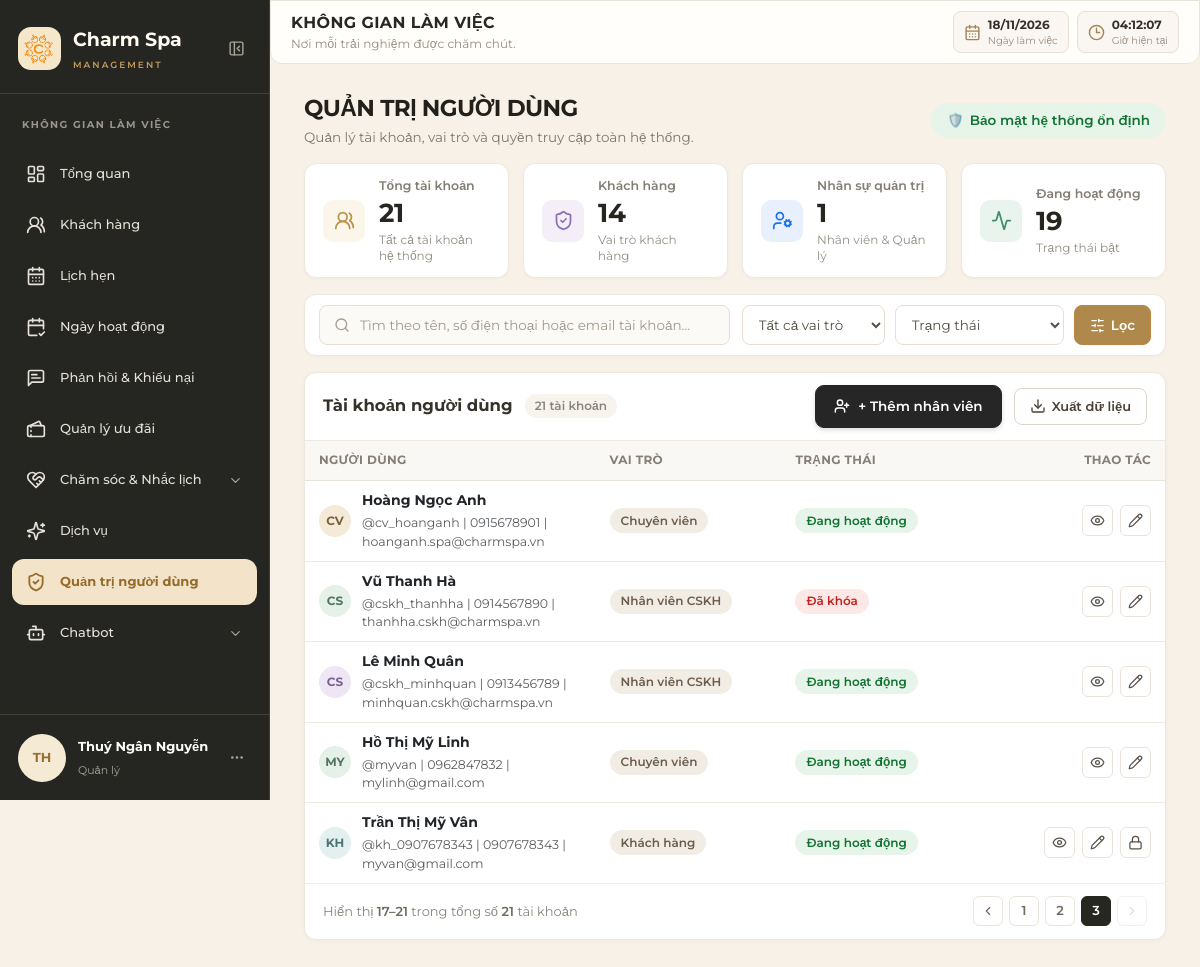
Page /customer/staff/account_list/?page=3 (signed in) on the earlier database version.
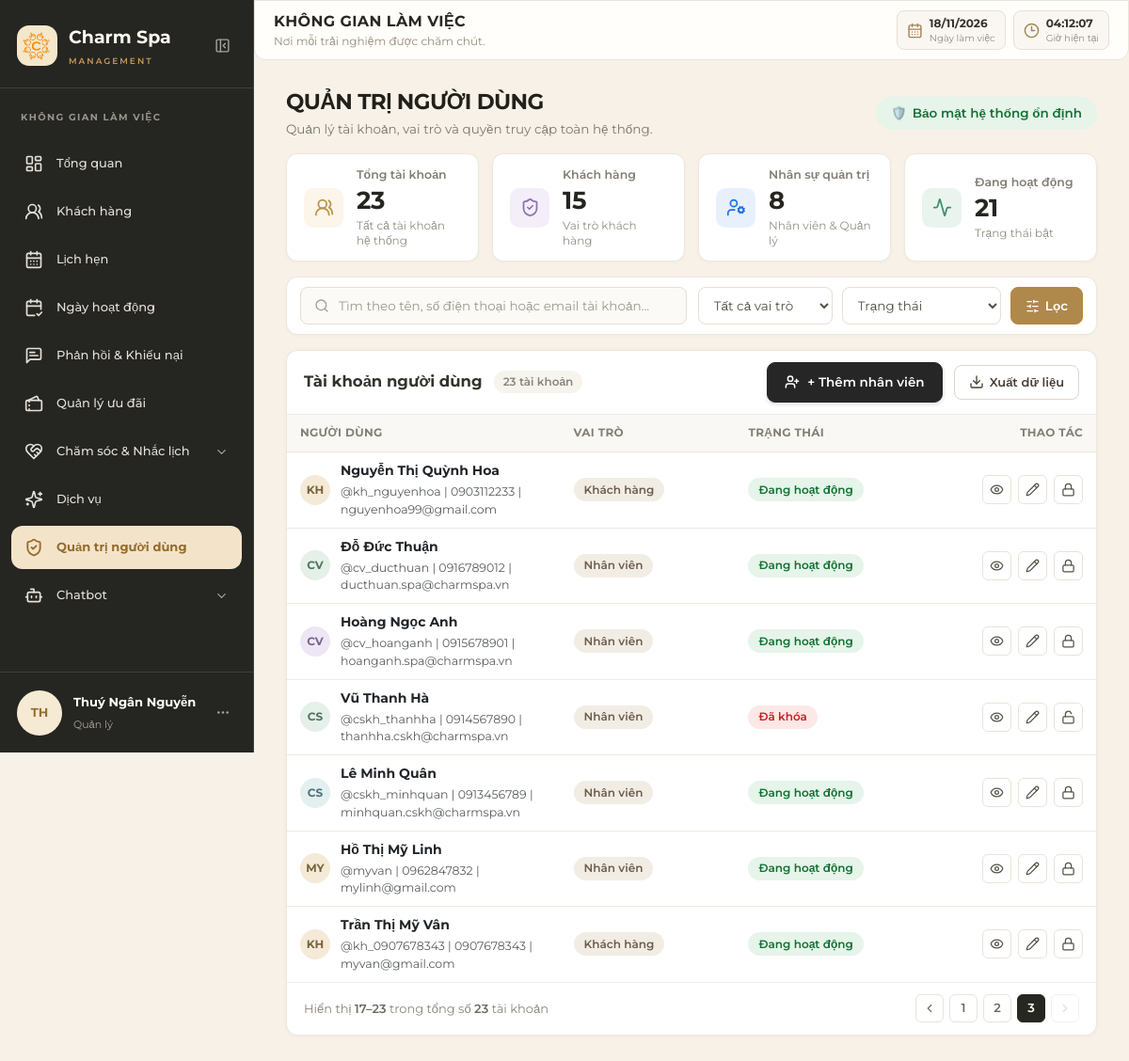
Same page on the later database version.
### accounts/models.py (models this page shows, shortened)
class TaiKhoan(models.Model):
    ma_tk = models.CharField(max_length=10, primary_key=True, verbose_name="Mã tài khoản")
    user = models.OneToOneField(settings.AUTH_USER_MODEL, on_delete=models.PROTECT, related_name="thong_tin_tai_khoan",
                                verbose_name="Tài khoản đăng nhập")
    so_dien_thoai = models.CharField(max_length=15, unique=True, verbose_name="Số điện thoại")
    vai_tro = models.CharField(max_length=20, choices=ROLE_CHOICES, verbose_name="Vai trò")
    ngay_tao = models.DateTimeField(auto_now_add=True, verbose_name="Ngày tạo")
    ngay_cap_nhat = models.DateTimeField(auto_now=True, verbose_name="Ngày cập nhật")
    class Meta:
        db_table = "TAI_KHOAN"
        verbose_name = "Tài khoản"
        verbose_name_plural = "Quản lý tài khoản"

class NhanVien(models.Model):
    ma_nv = models.CharField(max_length=20, primary_key=True, verbose_name="Mã nhân viên")
    ma_tk = models.OneToOneField(TaiKhoan, on_delete=models.PROTECT, related_name="ho_so_nhan_vien",
                                 verbose_name="Tài khoản")
    ho_ten = models.CharField(max_length=100, verbose_name="Họ tên nhân viên")
    gioi_tinh = models.CharField(max_length=10, choices=[("Nam", "Nam"), ("Nữ", "Nữ"), ("Khác", "Khác")],
                                 verbose_name="Giới tính")
    ngay_sinh = models.DateField(verbose_name="Ngày sinh")
    class Meta:
        db_table = "NHAN_VIEN"
        verbose_name = "Nhân viên"
        verbose_name_plural = "Quản lý nhân viên"

### customers/models.py (models this page shows, shortened)
class KhachHang(models.Model):
    ma_kh = models.CharField(max_length=20, primary_key=True, verbose_name="Mã khách hàng")
    ma_tk = models.OneToOneField(TaiKhoan, on_delete=models.CASCADE, null=True, blank=True, verbose_name="Tài khoản", related_name="ho_so_khach_hang")
    ma_tv = models.ForeignKey(HangThanhVien, on_delete=models.SET_NULL, null=True, blank=True, verbose_name="Hạng thành viên")
    ho_ten = models.CharField(max_length=100, verbose_name="Họ và tên")
    ngay_sinh = models.DateField(null=True, blank=True, verbose_name="Ngày sinh")
    gioi_tinh = models.CharField(max_length=10, choices=[("Nam", "Nam"), ("Nữ", "Nữ"), ("Khác", "Khác")], null=True, blank=True, verbose_name="Giới tính")
    diem_tich_luy_kh = models.IntegerField(default=0, verbose_name="Điểm tích lũy")
    class Meta:
        db_table = "KHACH_HANG"
        verbose_name = "Khách hàng"
        verbose_name_plural = "Quản lý khách hàng"

### customers/views.py (the view, shortened to what this page needs)
# urls.py: path('staff/account_list/', views.staff_account_list_view, name='staff_account_list'),
@login_required(login_url='/accounts/dang_nhap/')
@user_passes_test(is_staff_user, login_url='/home/customer/')
def staff_account_list_view(request, add_staff_form=None, show_add_modal=False):
    if not is_account_manager_user(request.user):
        raise PermissionDenied("Chức năng Quản trị người dùng chỉ dành cho Quản lý.")
    query = request.GET.get('q', '').strip()
    vai_tro = request.GET.get('vai_tro', '').strip()
    trang_thai = request.GET.get('trang_thai', '').strip()
    ngay_tao_loc = request.GET.get('ngay_tao', '').strip()
    base_qs = _website_accounts_queryset()
    tai_khoan_list = base_qs.select_related(
        'user', 'ho_so_nhan_vien', 'ho_so_khach_hang'
    )
    if vai_tro:
        vai_tro_chuan = normalize_role(vai_tro)
        if vai_tro_chuan:
            tai_khoan_list = tai_khoan_list.filter(vai_tro=vai_tro_chuan)
        else:
            tai_khoan_list = tai_khoan_list.none()
    if trang_thai == 'hoat_dong':
        tai_khoan_list = tai_khoan_list.filter(user__is_active=True)
    elif trang_thai == 'da_khoa':
        tai_khoan_list = tai_khoan_list.filter(user__is_active=False)
    today = timezone.localdate()
    dau_thang = today.replace(day=1)
    if ngay_tao_loc == 'thang_nay':
        tai_khoan_list = tai_khoan_list.filter(
            ngay_tao__date__gte=dau_thang,
            ngay_tao__date__lte=today,
        )
    elif ngay_tao_loc == '30_ngay':
        tu_ngay = today - timedelta(days=29)
        tai_khoan_list = tai_khoan_list.filter(
            ngay_tao__date__gte=tu_ngay,
            ngay_tao__date__lte=today,
        )
    tai_khoan_list = tai_khoan_list.order_by('-ngay_tao', '-ma_tk')
    tong_tai_khoan = base_qs.count()
    tong_khach_hang = base_qs.filter(vai_tro=ROLE_CUSTOMER).count()
    tong_nhan_su = base_qs.filter(vai_tro__in=ASSIGNABLE_ROLES).count()
    tai_khoan_hoat_dong = base_qs.filter(user__is_active=True).count()
    paginator = Paginator(tai_khoan_list, 8)
    page_obj = paginator.get_page(request.GET.get('page'))
    for tk in page_obj.object_list:
        username = tk.user.username if tk.user else 'TK'
        tk.avatar_initials = username[:2].upper()
        tk.normalized_vai_tro = normalize_role(tk.vai_tro) or tk.vai_tro
        tk.can_change_role = tk.normalized_vai_tro in ASSIGNABLE_ROLES
        tk.can_toggle_lock = (
            tk.normalized_vai_tro in (ROLE_STAFF, ROLE_CUSTOMER)
            and tk.user_id != request.user.id
        )
        tk.can_edit_account = True
        nhan_vien = getattr(tk, 'ho_so_nhan_vien', None)
        khach_hang = getattr(tk, 'ho_so_khach_hang', None)
        if nhan_vien and nhan_vien.ho_ten:
            tk.display_ho_ten = nhan_vien.ho_ten
            tk.display_gioi_tinh = nhan_vien.gioi_tinh or 'Nam'
            tk.display_ngay_sinh = nhan_vien.ngay_sinh.strftime('%Y-%m-%d') if nhan_vien.ngay_sinh else ''
        elif khach_hang and khach_hang.ho_ten:
            tk.display_ho_ten = khach_hang.ho_ten
            tk.display_gioi_tinh = khach_hang.gioi_tinh or 'Nam'
            tk.display_ngay_sinh = khach_hang.ngay_sinh.strftime('%Y-%m-%d') if khach_hang.ngay_sinh else ''
        else:
            tk.display_ho_ten = tk.user.get_full_name() or tk.user.username
            tk.display_gioi_tinh = 'Nam'
            tk.display_ngay_sinh = ''
    query_params = request.GET.copy()
    query_params.pop('page', None)
    query_params.pop('export', None)
    pagination_query = query_params.urlencode()
    export_params = request.GET.copy()
    export_params.pop('page', None)
    export_params['export'] = 'csv'
    export_url = '?' + export_params.urlencode()
    current_page = page_obj.number
    total_pages = paginator.num_pages
    page_items = []
    if total_pages <= 5:
        for number in range(1, total_pages + 1):
            page_items.append({'number': number, 'current': number == current_page})
    context = {
        'tai_khoan_list': page_obj.object_list,
        'page_obj': page_obj,
        'query': query,
        'vai_tro_selected': normalize_role(vai_tro) or '',
        'trang_thai_selected': trang_thai,
        'ngay_tao_selected': ngay_tao_loc,
        'tong_tai_khoan_display': _format_number_vn(tong_tai_khoan),
        'tong_khach_hang_display': _format_number_vn(tong_khach_hang),
        'tong_nhan_su_display': _format_number_vn(tong_nhan_su),
        'tai_khoan_hoat_dong_display': _format_number_vn(tai_khoan_hoat_dong),
        'pagination_query': pagination_query,
        'export_url': export_url,
        'page_items': page_items,
        'showing_start': page_obj.start_index() if paginator.count else 0,
        'showing_end': page_obj.end_index() if paginator.count else 0,
        'filtered_count_display': _format_number_vn(paginator.count),
        'add_staff_form': add_staff_form or ThemNhanVienForm(),
        'show_add_modal': show_add_modal,
    }
    return render(request, 'customer/staff_account_list.html', context)

### templates/customer/staff_account_list.html (shortened to what the changed rows need)
{% extends "layouts/staff_base.html" %}
{% load static %}
{% block extra_css %}
    <link rel="stylesheet" href="{% static 'css/customers/staff_customer.css' %}?v=20261115_v5">
    <link rel="stylesheet" href="{% static 'css/customers/staff_account_list.css' %}?v=20261115_v5">
{% endblock %}
{% block content %}
<section class="customer-page">
    <div class="customer-page-heading">
        <div>
            <h1>QUẢN TRỊ NGƯỜI DÙNG</h1>
        </div>
    </div>
    <div class="customer-stats customer-stats-4col">
        <article class="customer-stat-card">
            <div class="stat-copy">
                <span class="stat-label">Tổng tài khoản</span>
                <strong>{{ tong_tai_khoan_display|default:"0" }}</strong>
                <small>Tất cả tài khoản hệ thống</small>
            </div>
        </article>
        <article class="customer-stat-card">
            <div class="stat-copy">
                <span class="stat-label">Khách hàng</span>
                <strong>{{ tong_khach_hang_display|default:"0" }}</strong>
                <small>Vai trò khách hàng</small>
            </div>
        </article>
        <article class="customer-stat-card">
            <div class="stat-copy">
                <span class="stat-label">Nhân sự quản trị</span>
                <strong>{{ tong_nhan_su_display|default:"0" }}</strong>
                <small class="stat-text-blue">Nhân viên & Quản lý</small>
            </div>
        </article>
        <article class="customer-stat-card">
            <div class="stat-copy">
                <span class="stat-label">Đang hoạt động</span>
                <strong>{{ tai_khoan_hoat_dong_display|default:"0" }}</strong>
                <small class="stat-text-green">Trạng thái bật</small>
            </div>
        </article>
    </div>
    <section class="customer-table-card">
        <div class="customer-table-heading">
            <div class="customer-table-title">
                <h2>Tài khoản người dùng</h2>
                <span class="customer-count-pill">{{ filtered_count_display|default:"0" }} tài khoản</span>
            </div>
        </div>
        <div class="customer-table-scroll">
            <table class="customer-table">
                <thead>
                    <tr>
                        <th class="col-name">Người dùng</th>
                        <th class="col-tier">Vai trò</th>
                        <th class="col-tier">Trạng thái</th>
                        <th class="col-actions">Thao tác</th>
                    </tr>
                </thead>
                <tbody>
                    {% for tk in tai_khoan_list %}
                        <tr>
                            <td>
                                <div class="customer-name-cell">
                                    <span class="customer-avatar">{{ tk.avatar_initials }}</span>
                                    <div>
                                        <span class="customer-full-name d-block fw-bold text-dark">{{ tk.display_ho_ten|default:tk.user.username }}</span>
                                        <small class="text-muted user-subinfo-small">@{{ tk.user.username }} | {{ tk.so_dien_thoai }} | {{ tk.user.email|default:"Chưa có email" }}</small>
                                    </div>
                                </div>
                            </td>
                            <td>
                                <span class="customer-tier tier-badge-role">{{ tk.normalized_vai_tro|default:tk.vai_tro }}</span>
                            </td>
                            <td>
                                {% if tk.user.is_active %}
                                    <span class="customer-tier tier-badge-active">Đang hoạt động</span>
                                {% else %}
                                    <span class="customer-tier tier-badge-locked">Đã khóa</span>
                                {% endif %}
                            </td>
                            <td>
                                <div class="customer-row-actions">
                                    <a class="customer-icon-button"
                                       href="{% url 'staff_account_detail' tk.ma_tk %}"
                                       title="Xem chi tiết tài khoản" aria-label="Xem chi tiết">
                                        <i data-lucide="eye"></i>
                                    </a>
                                    {% if tk.can_edit_account|default:True %}
                                        <button type="button" class="customer-icon-button"
                                                onclick="openEditAccountModal('{{ tk.ma_tk }}', '{{ tk.display_ho_ten|escapejs }}', '{{ tk.user.email|default:''|escapejs }}', '{{ tk.so_dien_thoai|escapejs }}', '{{ tk.normalized_vai_tro|default:tk.vai_tro|escapejs }}', '{{ tk.display_gioi_tinh|default:'Nam'|escapejs }}', '{{ tk.display_ngay_sinh|default:''|escapejs }}')"
                                                title="Chỉnh sửa tài khoản & Phân quyền" aria-label="Chỉnh sửa">
                                            <i data-lucide="pencil"></i>
                                        </button>
                                    {% endif %}
                                    {% if tk.can_toggle_lock|default:False %}
                                        {% if tk.user.is_active %}
                                            <button type="button" class="customer-icon-button text-amber-700 bg-amber-50"
                                                    onclick="openLockModal('{{ tk.ma_tk }}', '{{ tk.user.username }}')"
                                                    title="Khóa tài khoản" aria-label="Khóa tài khoản">
                                                <i data-lucide="lock"></i>
                                            </button>
                                        {% else %}
                                            <button type="button" class="customer-icon-button text-emerald-700 bg-emerald-50"
                                                    onclick="openUnlockModal('{{ tk.ma_tk }}', '{{ tk.user.username }}', '{{ tk.so_dien_thoai }}', '{{ tk.user.email }}')"
                                                    title="Mở khóa tài khoản" aria-label="Mở khóa tài khoản">
                                                <i data-lucide="unlock"></i>
                                            </button>
                                        {% endif %}
                                    {% endif %}
                                </div>
                            </td>
                        </tr>
                    {% endfor %}
                </tbody>
            </table>
        </div>
        <div class="customer-table-footer">
            <p>
                Hiển thị <strong>{{ showing_start|default:0 }}–{{ showing_end|default:0 }}</strong>
                trong tổng số <strong>{{ filtered_count_display|default:0 }}</strong> tài khoản
            </p>
            {% if page_obj.paginator.count %}
                <nav class="customer-pagination" aria-label="Phân trang danh sách tài khoản">
                    {% if page_obj.has_previous %}
                        <a class="page-arrow" href="?{% if pagination_query %}{{ pagination_query }}&amp;{% endif %}page={{ page_obj.previous_page_number }}" aria-label="Trang trước">
                            <i data-lucide="chevron-left"></i>
                        </a>
                    {% else %}
                        <span class="page-arrow disabled"><i data-lucide="chevron-left"></i></span>
                    {% endif %}
                    {% for item in page_items %}
                        {% if item.ellipsis %}
                            <span class="page-ellipsis">…</span>
                        {% else %}
                            <a class="page-number {% if item.current %}active{% endif %}"
                               href="?{% if pagination_query %}{{ pagination_query }}&amp;{% endif %}page={{ item.number }}"
                               {% if item.current %}aria-current="page"{% endif %}>
                                {{ item.number }}
                            </a>
                        {% endif %}
                    {% endfor %}
                    {% if page_obj.has_next %}
                        <a class="page-arrow" href="?{% if pagination_query %}{{ pagination_query }}&amp;{% endif %}page={{ page_obj.next_page_number }}" aria-label="Trang tiếp theo">
                            <i data-lucide="chevron-right"></i>
                        </a>
                    {% else %}
                        <span class="page-arrow disabled"><i data-lucide="chevron-right"></i></span>
                    {% endif %}
                </nav>
            {% endif %}
        </div>
    </section>
</section>
{% endblock %}

Differences in the rows shown:
now on this page (row unchanged): TaiKhoan: avatar_initials "KH", display_ho_ten "Nguyễn Thị Quỳnh Hoa", user.username "kh_nguyenhoa", so_dien_thoai "0903112233", user.email "nguyenhoa99@gmail.com", normalized_vai_tro "Khách hàng", shows "Đang hoạt động"
now on this page (row edited): TaiKhoan: avatar_initials "CV", display_ho_ten "Đỗ Đức Thuận", user.username "cv_ducthuan", so_dien_thoai "0916789012", user.email "ducthuan.spa@charmspa.vn", normalized_vai_tro "Nhân viên", shows "Đang hoạt động"
changed TaiKhoan "Hoàng Ngọc Anh": normalized_vai_tro "Chuyên viên" → "Nhân viên"
changed TaiKhoan "Vũ Thanh Hà": normalized_vai_tro "Nhân viên CSKH" → "Nhân viên"
changed TaiKhoan "Lê Minh Quân": normalized_vai_tro "Nhân viên CSKH" → "Nhân viên"
changed TaiKhoan "MY": normalized_vai_tro "Chuyên viên" → "Nhân viên"
Other differences:
{{ tong_tai_khoan_display|default:"0" }}: "21" → "23"
{{ tong_khach_hang_display|default:"0" }}: "14" → "15"
{{ tong_nhan_su_display|default:"0" }}: "1" → "8"
{{ tai_khoan_hoat_dong_display|default:"0" }}: "19" → "21"
{{ filtered_count_display|default:"0" }}: "21" → "23"
{{ showing_end|default:0 }}: "21" → "23"
{{ filtered_count_display|default:0 }}: "21" → "23"
